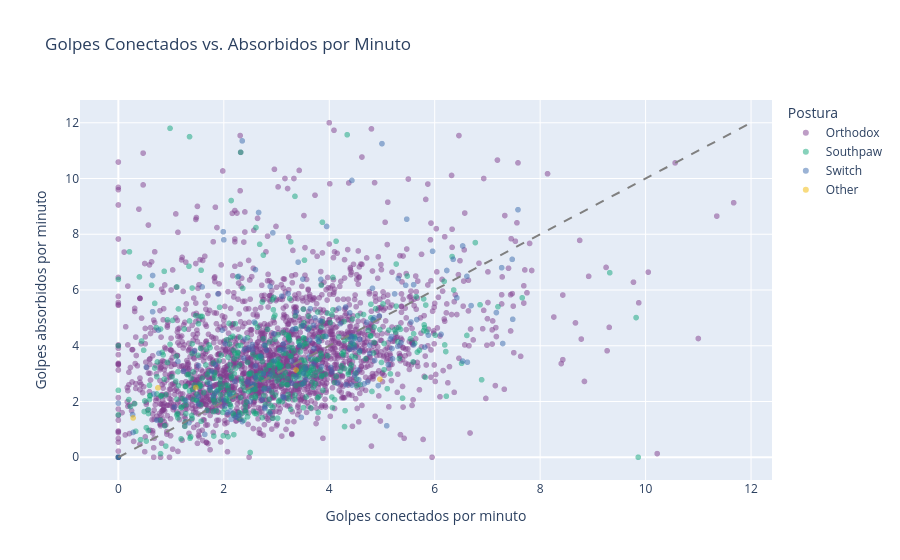

Notebook cell for this chart:
### Markdown cell above
### 5.5  Gráfico de Dispersión — Golpes Conectados vs. Absorbidos

¿Los peleadores que más golpean son también los que más castigo reciben? Cruzamos los golpes que un
peleador **conecta** por minuto contra los que **absorbe** por minuto, para ver si existe un perfil
"agresivo pero vulnerable" o si hay peleadores que golpean mucho sin recibir.

### Code cell
# ── Preparar datos: filtrar valores extremos para legibilidad ─────────────────
golpeo = df.dropna(subset=['str_landed_per_min', 'str_absorbed_per_min', 'stance']).copy()
golpeo = golpeo[
    (golpeo['str_landed_per_min'] <= 12) &
    (golpeo['str_absorbed_per_min'] <= 12) &
    (golpeo['total_fights'] >= 3)
]

# ── Gráfico de dispersión interactivo ──────────────────────────────────────────
fig5 = px.scatter(
    golpeo,
    x='str_landed_per_min',
    y='str_absorbed_per_min',
    color='stance',
    hover_name='name',
    hover_data={'wins': True, 'losses': True},
    title='Golpes Conectados vs. Absorbidos por Minuto',
    labels={
        'str_landed_per_min': 'Golpes conectados por minuto',
        'str_absorbed_per_min': 'Golpes absorbidos por minuto',
        'stance': 'Postura'
    },
    opacity=0.5,
    color_discrete_sequence=px.colors.qualitative.Bold
)
# Línea de referencia: por encima = recibe más de lo que da
fig5.add_shape(type='line', x0=0, y0=0, x1=12, y1=12,
               line=dict(dash='dash', color='gray'))
fig5.show()

### Figure 1 — Plotly figure (JSON) as saved in the notebook; plotly's stock layout.template omitted (floating-point values rounded to 4 significant figures; data arrays with more than 128 entries replaced by an {"elided": "..."} marker saying what was removed)
{"data": [{"customdata": {"elided": "2189x2 int values"}, "hovertemplate": "<b>%{hovertext}</b><br><br>Postura=Orthodox<br>Golpes conectados por minuto=%{x}<br>Golpes absorbidos por minuto=%{y}<br>wins=%{customdata[0]}<br>losses=%{customdata[1]}<extra></extra>", "hovertext": {"elided": "2189 str values"}, "legendgroup": "Orthodox", "marker": {"color": "rgb(127, 60, 141)", "opacity": 0.5, "symbol": "circle"}, "mode": "markers", "name": "Orthodox", "showlegend": true, "type": "scattergl", "x": {"elided": "2189 float values"}, "xaxis": "x", "y": {"elided": "2189 float values"}, "yaxis": "y"}, {"customdata": {"elided": "491x2 int values"}, "hovertemplate": "<b>%{hovertext}</b><br><br>Postura=Southpaw<br>Golpes conectados por minuto=%{x}<br>Golpes absorbidos por minuto=%{y}<br>wins=%{customdata[0]}<br>losses=%{customdata[1]}<extra></extra>", "hovertext": {"elided": "491 str values"}, "legendgroup": "Southpaw", "marker": {"color": "rgb(17, 165, 121)", "opacity": 0.5, "symbol": "circle"}, "mode": "markers", "name": "Southpaw", "showlegend": true, "type": "scattergl", "x": {"elided": "491 float values"}, "xaxis": "x", "y": {"elided": "491 float values"}, "yaxis": "y"}, {"customdata": {"elided": "179x2 int values"}, "hovertemplate": "<b>%{hovertext}</b><br><br>Postura=Switch<br>Golpes conectados por minuto=%{x}<br>Golpes absorbidos por minuto=%{y}<br>wins=%{customdata[0]}<br>losses=%{customdata[1]}<extra></extra>", "hovertext": {"elided": "179 str values"}, "legendgroup": "Switch", "marker": {"color": "rgb(57, 105, 172)", "opacity": 0.5, "symbol": "circle"}, "mode": "markers", "name": "Switch", "showlegend": true, "type": "scattergl", "x": {"elided": "179 float values"}, "xaxis": "x", "y": {"elided": "179 float values"}, "yaxis": "y"}, {"customdata": [[32, 22], [4, 2], [12, 4], [4, 3], [26, 12]], "hovertemplate": "<b>%{hovertext}</b><br><br>Postura=Other<br>Golpes conectados por minuto=%{x}<br>Golpes absorbidos por minuto=%{y}<br>wins=%{customdata[0]}<br>losses=%{customdata[1]}<extra></extra>", "hovertext": ["Xavier Foupa-Pokam", "Jeff Newton", "Nate Quarry", "Kristian Rothaermel", "Krzysztof Soszynski"], "legendgroup": "Other", "marker": {"color": "rgb(242, 183, 1)", "opacity": 0.5, "symbol": "circle"}, "mode": "markers", "name": "Other", "showlegend": true, "type": "scattergl", "x": [1.47, 0.28, 4.96, 0.75, 3.37], "xaxis": "x", "y": [2.5, 1.41, 2.8, 2.49, 3.13], "yaxis": "y"}], "layout": {"legend": {"title": {"text": "Postura"}, "tracegroupgap": 0}, "shapes": [{"line": {"color": "gray", "dash": "dash"}, "type": "line", "x0": 0, "x1": 12, "y0": 0, "y1": 12}], "title": {"text": "Golpes Conectados vs. Absorbidos por Minuto"}, "xaxis": {"anchor": "y", "domain": [0, 1], "title": {"text": "Golpes conectados por minuto"}}, "yaxis": {"anchor": "x", "domain": [0, 1], "title": {"text": "Golpes absorbidos por minuto"}}}}
